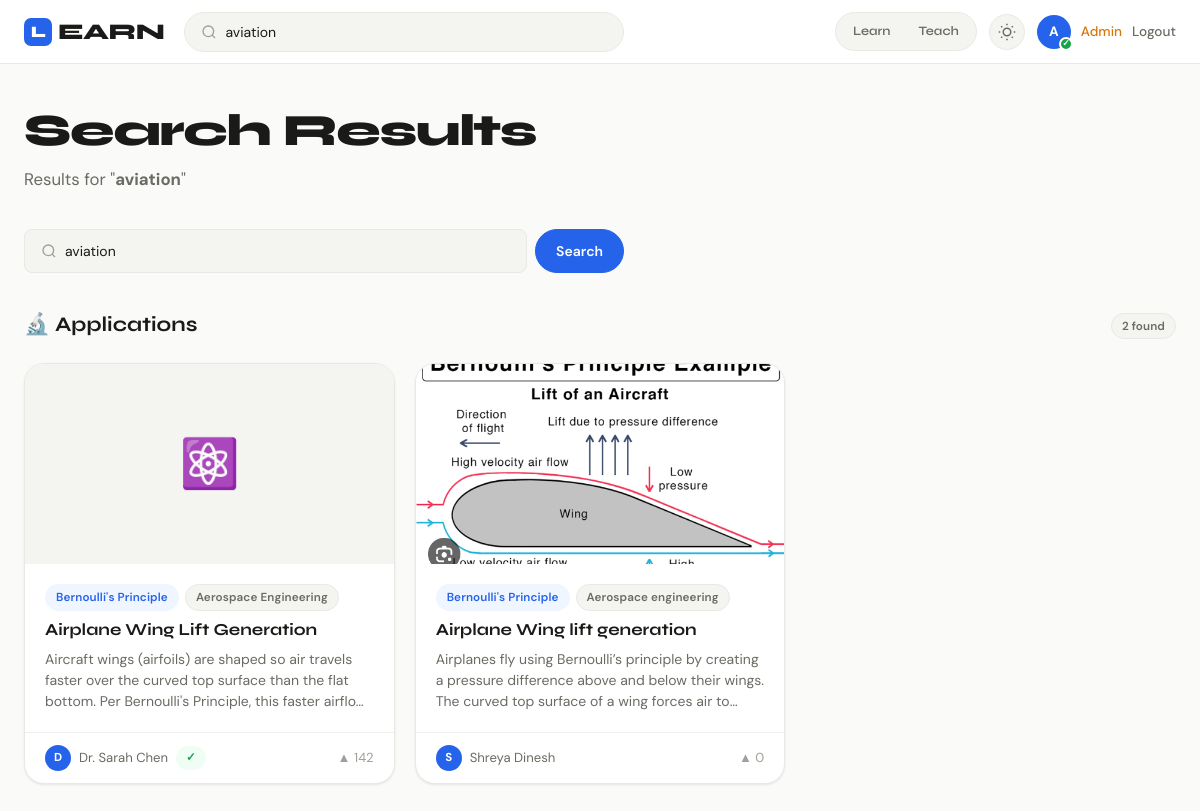
Screenshot of /search?q=aviation (signed in) with the database file from the repository.
### models.py (models this page shows, shortened)
class User(UserMixin, db.Model):
    __tablename__ = 'users'
    id = db.Column(db.Integer, primary_key=True)
    name = db.Column(db.String(100), nullable=False)
    email = db.Column(db.String(150), unique=True, nullable=False)
    password_hash = db.Column(db.String(256), nullable=False)
    role = db.Column(db.String(20), default='user')  # 'user', 'admin'
    reputation = db.Column(db.Integer, default=0)
    is_verified = db.Column(db.Boolean, default=False)
    mode = db.Column(db.String(10), default=None)  # 'learn' or 'teach'
    created_at = db.Column(db.DateTime, default=datetime.utcnow)
    applications = db.relationship('Application', backref='author', lazy=True)
    comments = db.relationship('Comment', backref='author', lazy=True)
    votes = db.relationship('Vote', backref='voter', lazy=True)
    reports = db.relationship('Report', backref='reporter', lazy=True)

class Application(db.Model):
    __tablename__ = 'applications'
    id = db.Column(db.Integer, primary_key=True)
    topic_id = db.Column(db.Integer, db.ForeignKey('topics.id'), nullable=False)
    user_id = db.Column(db.Integer, db.ForeignKey('users.id'), nullable=False)
    title = db.Column(db.String(200), nullable=False)
    description = db.Column(db.Text, nullable=False)
    application_domain = db.Column(db.String(100))
    image_path = db.Column(db.String(300))
    video_url = db.Column(db.String(500))
    tags = db.Column(db.String(300))
    reference = db.Column(db.String(500))
    vote_count = db.Column(db.Integer, default=0)
    created_at = db.Column(db.DateTime, default=datetime.utcnow)
    is_approved = db.Column(db.Boolean, default=True)
    comments = db.relationship('Comment', backref='application', lazy=True, cascade='all, delete-orphan')
    votes = db.relationship('Vote', backref='application', lazy=True, cascade='all, delete-orphan')
    reports = db.relationship('Report', backref='application', lazy=True, cascade='all, delete-orphan')

class Domain(db.Model):
    __tablename__ = 'domains'
    id = db.Column(db.Integer, primary_key=True)
    name = db.Column(db.String(100), unique=True, nullable=False)
    icon = db.Column(db.String(50), default='🔬')
    description = db.Column(db.String(300))
    topics = db.relationship('Topic', backref='domain', lazy=True)

class Topic(db.Model):
    __tablename__ = 'topics'
    id = db.Column(db.Integer, primary_key=True)
    name = db.Column(db.String(150), nullable=False)
    domain_id = db.Column(db.Integer, db.ForeignKey('domains.id'), nullable=False)
    explanation = db.Column(db.Text)
    applications = db.relationship('Application', backref='topic', lazy=True)

### routes/main_routes.py (the view)
@main_bp.route('/search')
@login_required
def search():
    q = request.args.get('q', '').strip()
    if not q:
        return render_template('search.html', results=[], query='')
    topics = Topic.query.filter(Topic.name.ilike(f'%{q}%')).all()
    apps = Application.query.filter(
        or_(
            Application.title.ilike(f'%{q}%'),
            Application.description.ilike(f'%{q}%'),
            Application.tags.ilike(f'%{q}%'),
        ),
        Application.is_approved == True
    ).order_by(Application.vote_count.desc()).all()
    return render_template('search.html', topics=topics, applications=apps, query=q)

### templates/search.html (shortened to what this page needs)
{% extends "base.html" %}
{% block content %}
<div class="container-wide" style="padding-top:40px;padding-bottom:60px;">
  <div class="page-header" style="padding-top:0;">
    <h1 class="page-title">Search Results</h1>
    {% if query %}
    <p class="page-subtitle">Results for "<strong>{{ query }}</strong>"</p>
    {% endif %}
  </div>
  <form action="{{ url_for('main.search') }}" method="get" style="margin-bottom:40px;" autocomplete="off">
    <div style="display:flex;gap:8px;max-width:600px;">
      <div class="search-wrap" style="flex:1;border-radius:var(--radius-sm);">
        <svg width="16" height="16" viewBox="0 0 24 24" fill="none" stroke="currentColor" stroke-width="2"><circle cx="11" cy="11" r="8"/><path d="m21 21-4.35-4.35"/></svg>
        <input type="text" name="q" value="{{ query }}" placeholder="Search concepts, applications…" style="padding:12px 0;" autofocus>
      </div>
      <button type="submit" class="btn btn-primary">Search</button>
    </div>
  </form>
  {% if query %}
  {% if applications %}
  <div>
    <div class="section-header">
      <h2 class="section-title">🔬 Applications</h2>
      <span class="tag">{{ applications | length }} found</span>
    </div>
    <div class="grid-3">
      {% for app in applications %}
      <a href="{{ url_for('app_routes.application_detail', app_id=app.id) }}" class="card fade-up" style="display:block;text-decoration:none;animation-delay:{{ loop.index0 * 0.05 }}s;">
        <div class="card-img">
          {% if app.image_path and not app.image_path.endswith('.svg') %}
            <img src="{{ url_for('static', filename='uploads/' + app.image_path) }}" alt="{{ app.title }}" loading="lazy">
          {% else %}
            <span>{{ app.topic.domain.icon }}</span>
          {% endif %}
        </div>
        <div class="card-body">
          <div style="display:flex;gap:6px;flex-wrap:wrap;margin-bottom:8px;">
            <span class="tag tag-accent">{{ app.topic.name }}</span>
            {% if app.application_domain %}<span class="tag">{{ app.application_domain }}</span>{% endif %}
          </div>
          <h3 class="card-title">{{ app.title }}</h3>
          <p class="card-desc">{{ app.description }}</p>
        </div>
        <div class="card-footer">
          <div class="author-line">
            <div class="author-avatar">{{ app.author.name[0] }}</div>
            {{ app.author.name }}
            {% if app.author.is_verified %}<span class="badge badge-verified">✓</span>{% endif %}
          </div>
          <span style="font-size:0.82rem;color:var(--text-muted);">▲ {{ app.vote_count }}</span>
        </div>
      </a>
      {% endfor %}
    </div>
  </div>
  {% endif %}
  {% else %}
  <div class="empty-state">
    <div class="empty-state-icon">🔍</div>
    <h3>Start searching</h3>
    <p>Try searching for concepts like "Bernoulli's Principle" or "Binary Search".</p>
  </div>
  {% endif %}
</div>
{% endblock %}

### templates/base.html (shortened to what this page needs)
<!DOCTYPE html>
<html lang="en" data-theme="light">
<head>
  <link rel="stylesheet" href="{{ url_for('static', filename='css/main.css') }}">
</head>
<body>
{% if current_user.is_authenticated %}
<nav class="navbar">
  <div class="nav-inner">
    <a href="{{ url_for('main.domains') }}" class="nav-logo">
      <span class="logo-mark">L</span>EARN
    </a>
    <div class="nav-center">
      <form action="{{ url_for('main.search') }}" method="get" class="nav-search-form" autocomplete="off">
        <div class="search-wrap">
          <svg width="16" height="16" viewBox="0 0 24 24" fill="none" stroke="currentColor" stroke-width="2"><circle cx="11" cy="11" r="8"/><path d="m21 21-4.35-4.35"/></svg>
          <input type="text" name="q" placeholder="Search concepts, applications…" id="globalSearch" value="{{ request.args.get('q', '') }}">
        </div>
      </form>
    </div>
    <div class="nav-right">
      <div class="mode-pill">
        <a href="{{ url_for('main.switch_mode', mode='learn') }}" class="mode-btn {% if current_user.mode == 'learn' %}active{% endif %}">Learn</a>
        <a href="{{ url_for('main.switch_mode', mode='teach') }}" class="mode-btn {% if current_user.mode == 'teach' %}active{% endif %}">Teach</a>
      </div>
      <button class="theme-toggle" id="themeToggle" title="Toggle dark mode">
      </button>
      <div class="nav-user">
        <a href="{{ url_for('main.dashboard') }}" class="user-avatar" title="{{ current_user.name }}">
          {{ current_user.name[0].upper() }}
          {% if current_user.is_verified %}<span class="verified-dot">✓</span>{% endif %}
        </a>
        {% if current_user.role == 'admin' %}
        <a href="{{ url_for('main.admin_panel') }}" class="nav-link admin-link">Admin</a>
        {% endif %}
        <a href="{{ url_for('auth.logout') }}" class="nav-link">Logout</a>
      </div>
    </div>
  </div>
</nav>
{% endif %}
<main class="main-content">
  {% block content %}{% endblock %}
</main>
</body>
</html>

### rows the page displays
User: name "A"
Application: topic.domain.icon "⚛️", topic.name "Bernoulli's Principle", application_domain "Aerospace Engineering", title "Airplane Wing Lift Generation", description "Aircraft wings (airfoils) are shaped so air travels faster over the curved top surface than the flat bottom. Per Bernoulli's Principle, this faster…", author "D", author.name "Dr. Sarah Chen", vote_count "142"
Application: image_path (picture), topic.name "Bernoulli's Principle", application_domain "Aerospace engineering", title "Airplane Wing lift generation", description "Airplanes fly using Bernoulli’s principle by creating a pressure difference above and below their wings. The curved top surface of a wing forces air…", author "S", author.name "Shreya Dinesh", vote_count "0"

### other values shown
{{ query }} "aviation"
{{ applications | length }} "2"
